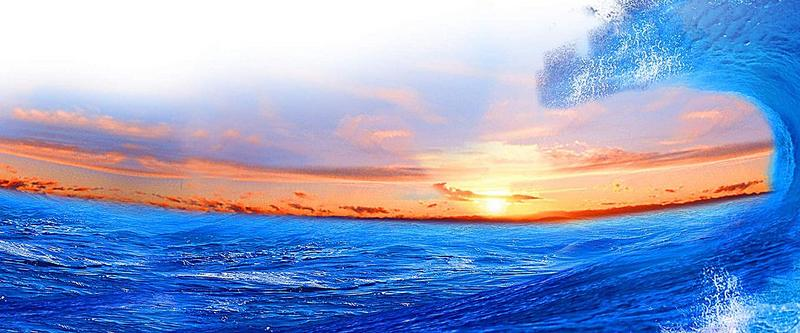
%> input picture Shivang_Soni_And_Sai_Kopparthi_PS0/Img10.jpg, 800 x 333 px
$ octave PS0_Q2.m   (GNU Octave 9; MATLAB toolbox functions it lacks are replaced by stand-ins)
%> lines starting %> are read from the running program, lines starting %| are printed output that depends on the picture
I = imread('Img10.jpg');
%> I is the input picture: size 333x800x3 uint8; mean R, G, B 140.9, 158.9, 199.7
%Convert the input image to grayscale image
figure
subplot(3, 2, 1)
%imshow(I);
I6 = my_rgb2gray(I);
imshow(I6);
colorbar
axis square;
title('Gray Scale');
%Part B
%Convert the grayscale image to its “negative image”, in which the lightest values appear
%dark and vice versa (i.e., 0 is mapped to 255, 255 is mapped to 0, etc.)
%
subplot(3,2,2)
I2 = my_imcomplement(I6);
%> in my_imcomplement, `p1 = imcomplement(I6);`:
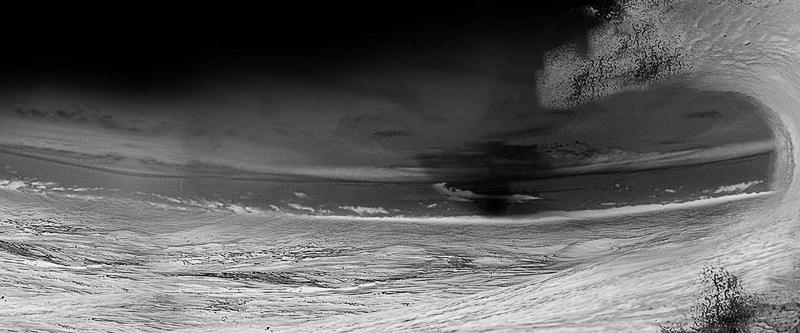
%> p1: size 333x800 uint8; min 0, max 250, mean 96.9
imshow(I2)

%colormap gray;
colorbar
%truesize
title('negative Image')
axis square;

%Part C
% Map the input color image to its “mirror image”, i.e., flipping it left to right.
subplot(3,2,3)
I3 = rev_flipdim(I);
%> in rev_flipdim, `f = flipdim(I , 2);`:
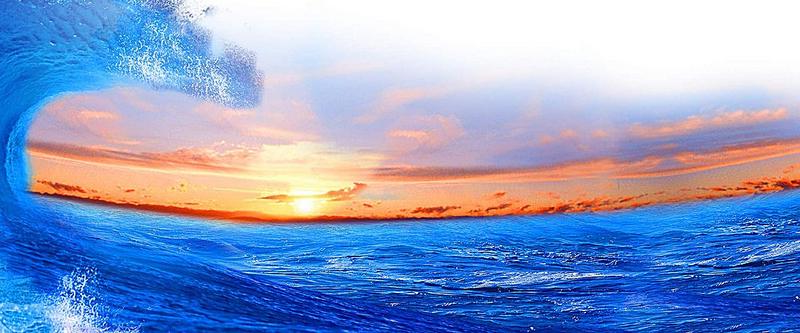
%> f: size 333x800x3 uint8; mean R, G, B 140.9, 158.9, 199.7; mean of the top-left, top-right, bottom-left and bottom-right quarters 192.5, 220.5, 134.2, 119.1
imshow(I3)
colormap gray;
colorbar
%truesize
title('mirror Image')
axis square;
%Part D
%Swap the red and blue color channels of the input color image.
subplot(3,2,4)
%imshow(I)
newII(:,:,3)=I(:,:,1);
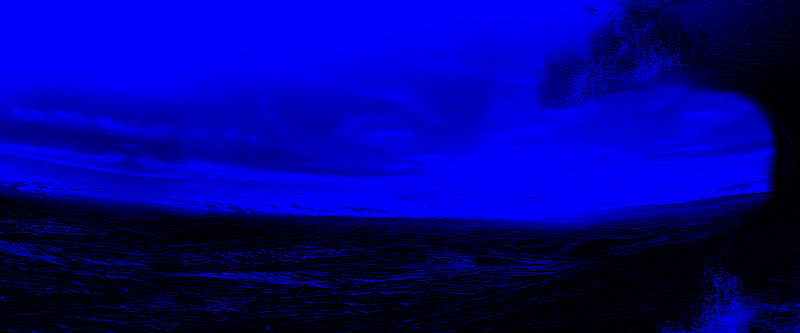
%> newII: size 333x800x3 uint8; mean R, G, B 0, 0, 140.9
newII(:,:,1)=I(:,:,3);
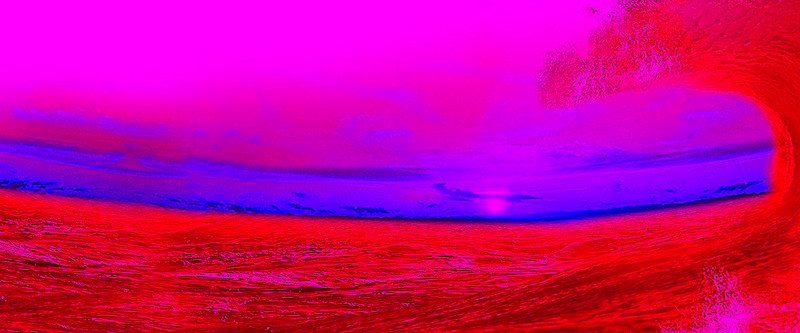
%> newII: size 333x800x3 uint8; mean R, G, B 199.7, 0, 140.9
newII(:,:,2)=I(:,:,2);
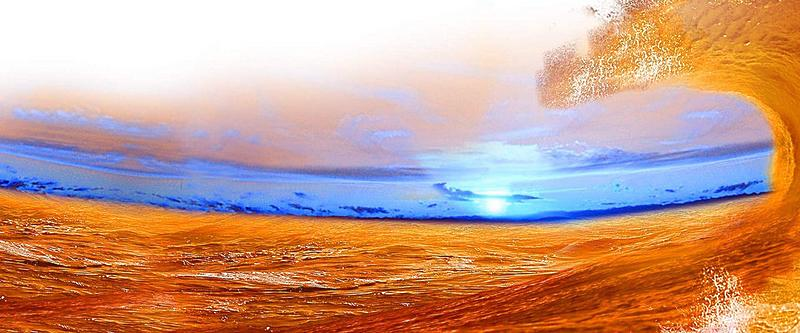
%> newII: size 333x800x3 uint8; mean R, G, B 199.7, 158.9, 140.9
imshow(newII);
colorbar
axis square;
title('Swap red and blue')
%Part E
%Average the input color image with its mirror image (use typecasting!)
RevertImage = flipdim(I,2);

J = im2double(I);
O = im2double(RevertImage);
subplot(3,2,5)
%FinalImage = (J+O) ./ 2;
FinalImage = (O+J)/2;
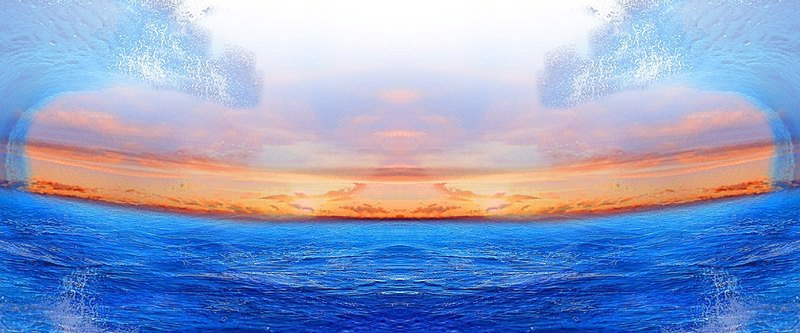
%> FinalImage: size 333x800x3 double; mean R, G, B 0.552, 0.623, 0.783; mean of the top-left, top-right, bottom-left and bottom-right quarters 0.81, 0.81, 0.497, 0.497
imshow(FinalImage);
colorbar
axis square;
title('Average image')
%Part F
%Add or subtract a different random value between [0,255] to every pixel in the grayscale
%image, then threshold the resulting image to have a minimum value of 0 and a maximum value
%of 255.

newImage = add_or_sub(I);
newImage = im2uint8(newImage);
imshow(newImage);
colorbar;
axis square;
title('Add or subtract random value')

function h=my_rgb2gray(I)
h=rgb2gray(I);
end

function p1 = my_imcomplement(I6)
 p1 = imcomplement(I6);
end

function p = add_or_sub(I)
newImage1 = rgb2gray(I);
newImage = im2double(newImage1);
subplot(3,2,6);
noisematrix = ceil(rand(size(newImage,1),size(newImage,2))*1);
newImage = newImage + noisematrix;
newImage = mod(newImage,1);
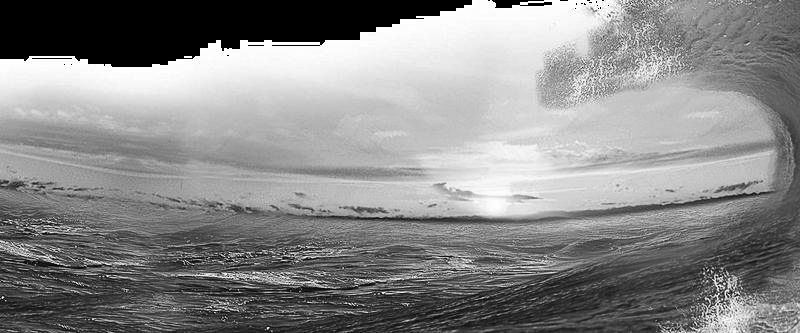
%> newImage: size 333x800 double; min 0, max 0.996, mean 0.539
p = newImage;
end

function f= rev_flipdim(I)
 f = flipdim(I , 2);
end

$ run again, with Shivang_Soni_And_Sai_Kopparthi_PS0/Img2.jpg copied over Shivang_Soni_And_Sai_Kopparthi_PS0/Img10.jpg
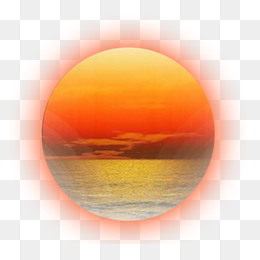
%> input picture Shivang_Soni_And_Sai_Kopparthi_PS0/Img2.jpg, 260 x 260 px
%> I is the input picture: size 260x260x3 uint8; mean R, G, B 236.4, 196.4, 168.9
%> `newII(:,:,2)=I(:,:,2);`:
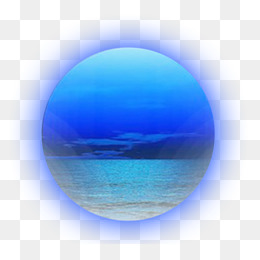
%> newII: size 260x260x3 uint8; mean R, G, B 168.9, 196.4, 236.4
%> in add_or_sub, `newImage = mod(newImage,1);`:
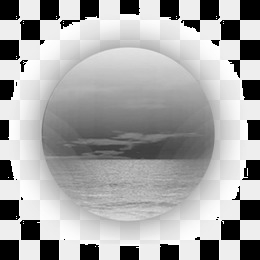
%> newImage: size 260x260 double; min 0, max 0.996, mean 0.657

$ run again, with Shivang_Soni_And_Sai_Kopparthi_PS0/P1.jpg copied over Shivang_Soni_And_Sai_Kopparthi_PS0/Img10.jpg
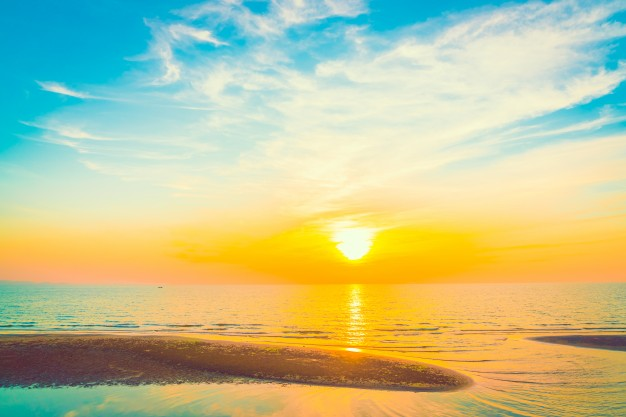
%> input picture Shivang_Soni_And_Sai_Kopparthi_PS0/P1.jpg, 626 x 417 px
%> I is the input picture: size 417x626x3 uint8; mean R, G, B 191.8, 194.6, 146.4
%> `FinalImage = (O+J)/2;`:
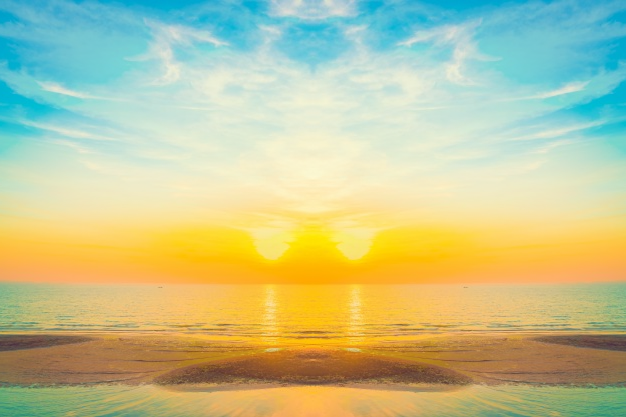
%> FinalImage: size 417x626x3 double; mean R, G, B 0.752, 0.763, 0.574; mean of the top-left, top-right, bottom-left and bottom-right quarters 0.778, 0.778, 0.616, 0.616
%> in add_or_sub, `newImage = newImage + noisematrix;`:
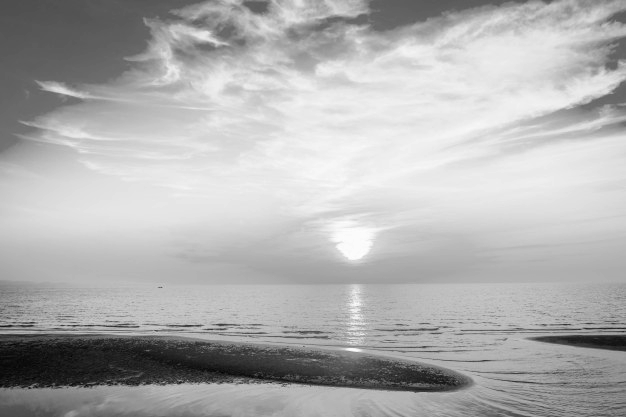
%> newImage: size 417x626 double; min 1.19, max 1.98, mean 1.74; drawn with min black and max white

$ run again, with Shivang_Soni_And_Sai_Kopparthi_PS0/Img1.png saved as Shivang_Soni_And_Sai_Kopparthi_PS0/Img10.jpg
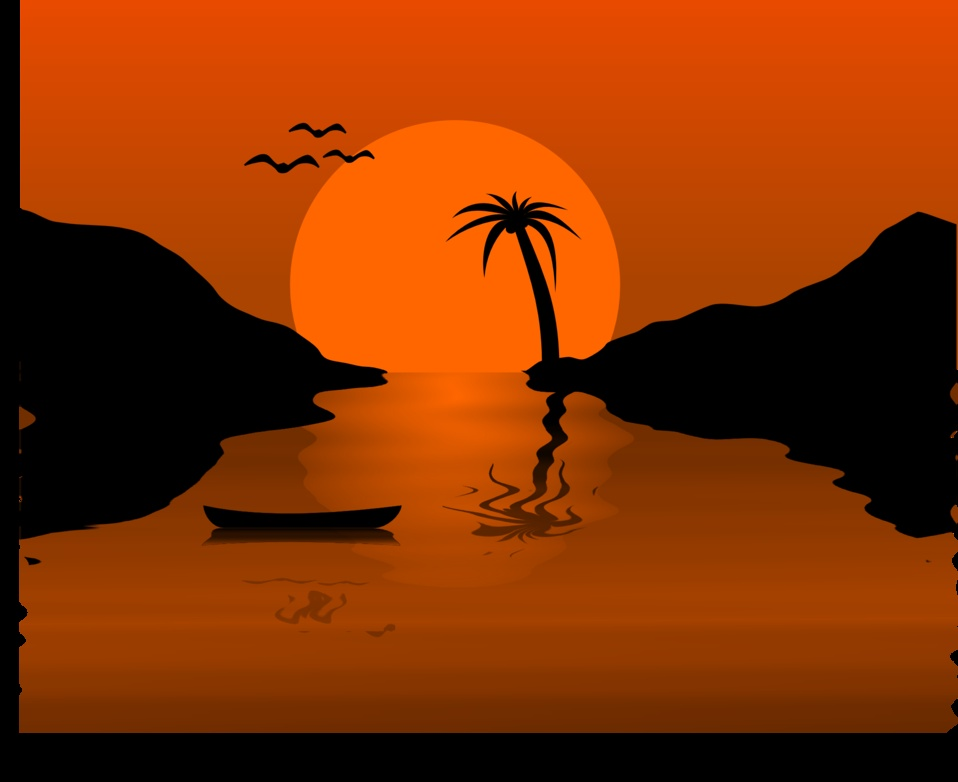
%> input picture Shivang_Soni_And_Sai_Kopparthi_PS0/Img1.png, 958 x 782 px
%> I is the input picture: size 782x958x3 uint8; mean R, G, B 132.3, 49.7, 0.5
%> in add_or_sub, `newImage = newImage + noisematrix;`:
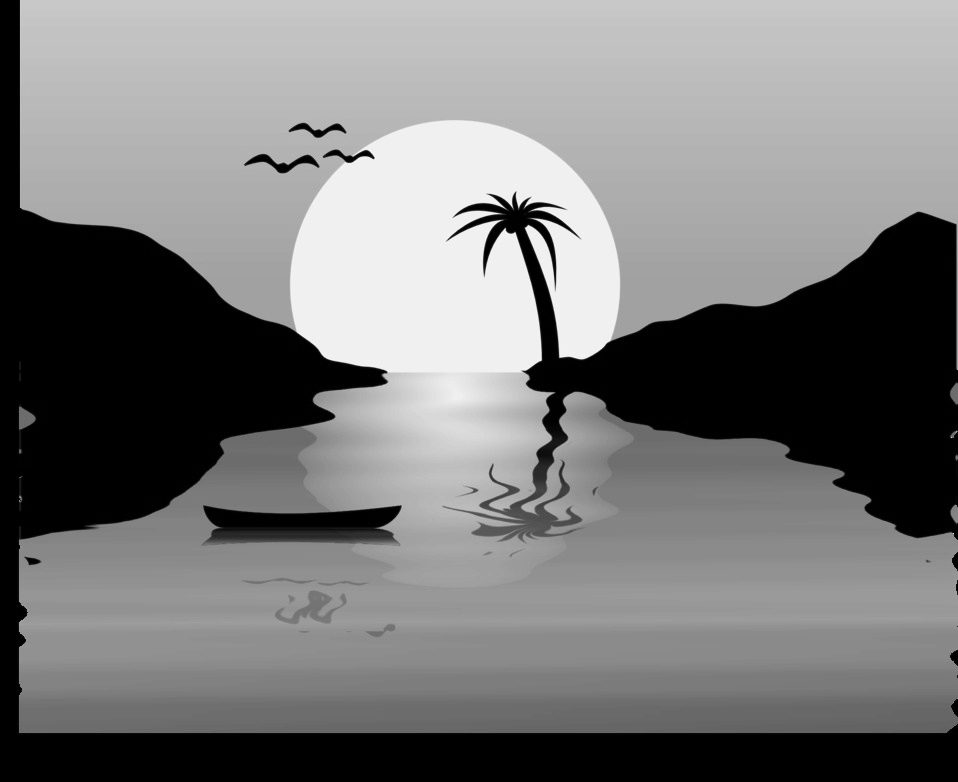
%> newImage: size 782x958 double; min 1, max 1.56, mean 1.27; drawn with min black and max white
